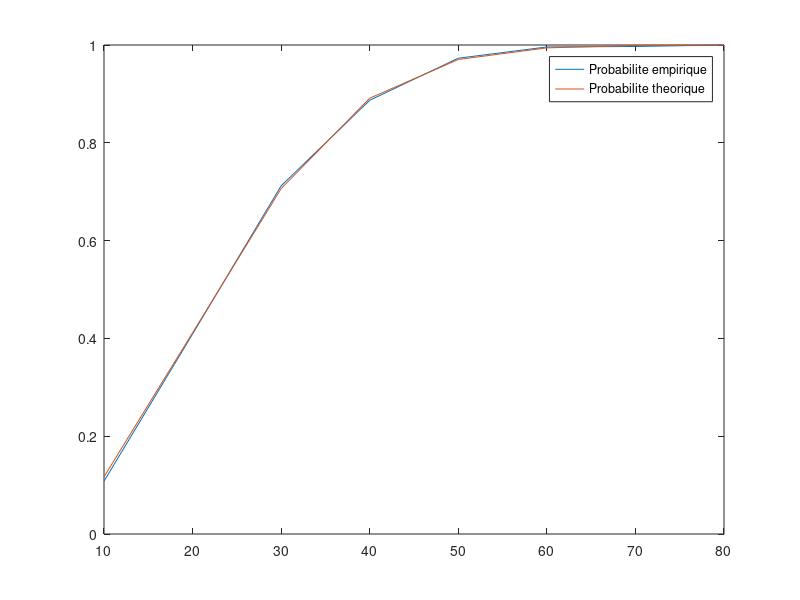

This chart was generated by the following MATLAB code:
clear variables;
close all;

%Nombre d'experiences
N = 1000;

%Probabilites que au moins deux dates soient les memes
Proba_meme = [];
%Probabilite que toutes les dates soient distinctes
Proba_theo = [];
%Variable permettant de determiner si deux dates sont identiques
identique = 0;

%%Mise en oeuvre de l'experience

%Choix du nombre de personnes dans l'assemblee
for nombre = 10:10:80
    
    %Nombre d'experiences ou deux dates ont ete identiques et distincts
    Meme_date = 0;
    Distincts =0;
    
    %Deroulement des N experiences
    for k = 1:N
        %Choix des dates de naissance
        Dates = randi([1,365],1,nombre);
        %Repertoire et denombrement des dates de naissance
        h = hist(Dates,365);
        
        %Recherche de deux dates identique
        for i = 1:365
            if h(i) > 1 
                identique = 1;
                break
            end
        end
        
        %Mise à jour du nombre d'experience ou les dates sont identiques ou
        %non
        if identique == 1
            Meme_date = Meme_date+1;
            identique = 0;
        else 
            Distincts = Distincts +1;
        end
    end
    
    %liste des probabilites empiriques que deux dates au moins soient identiques en
    %fonction du nombre de personnes dans l'assemblee
    Proba_meme = [Proba_meme,Meme_date/N];
    
    %liste des probabilites theoriques que deux dates au moins soient identiques en
    %fonction du nombre de personnes dans l'assemblee
    Proba_theo= [Proba_theo, 1-nchoosek(365,nombre)*factorial(nombre)/(365^nombre)];
end

%Liste du nombre de personnes dans l'assemblée
X = 10:10:80;

%Trace des probabilites empirique et theoriques
figure(1);

plot(X,Proba_meme,X,Proba_theo)
legend('Probabilite empirique', 'Probabilite theorique')



